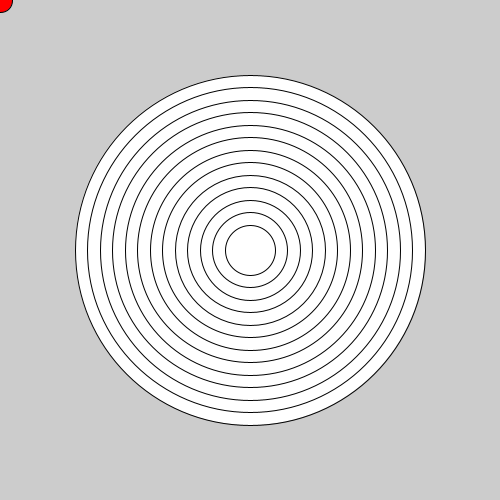
Frame 1 (no input)
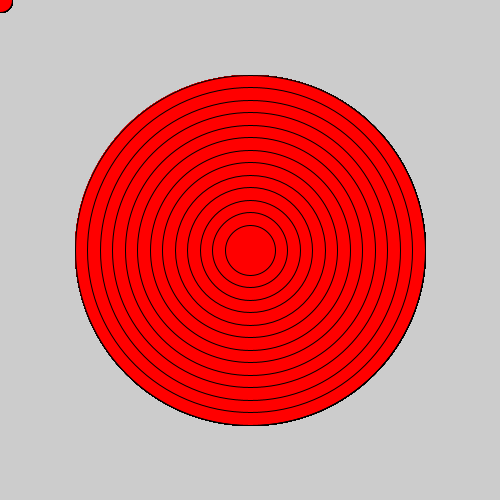
Frame 60 (the mouse pressed at the canvas centre just before this capture)
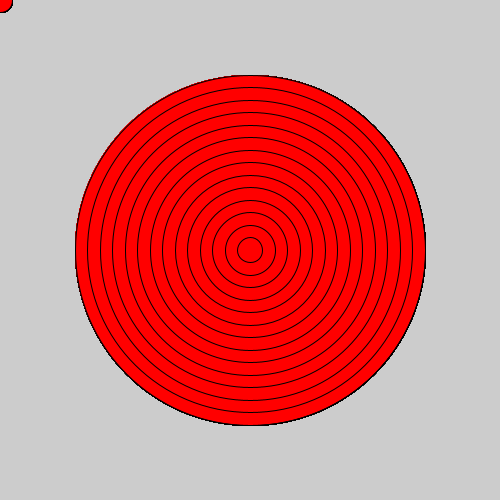
Frame 120 (the mouse held since frame 60 and released just before this capture)

The Processing sketch that drew these frames (run headless with seeded random() and noise(); from frame 60 on, the mouse is pressed at the canvas centre):

// Processing sketch: processing_176642
// ── processing_176642.pde

void setup(){
size(500,500);
}

void draw(){
ellipse(250,250,350,350);
ellipse(250,250,325,325);
ellipse(250,250,300,300);
ellipse(250,250,275,275);
ellipse(250,250,250,250);
ellipse(250,250,225,225);
ellipse(250,250,200,200);
ellipse(250,250,175,175);
ellipse(250,250,150,150);
ellipse(250,250,125,125);
ellipse(250,250,100,100);
ellipse(250,250,75,75);
ellipse(250,250,50,50);
fill (255,0,0);
ellipse(mouseX,mouseY,25,25);
}
